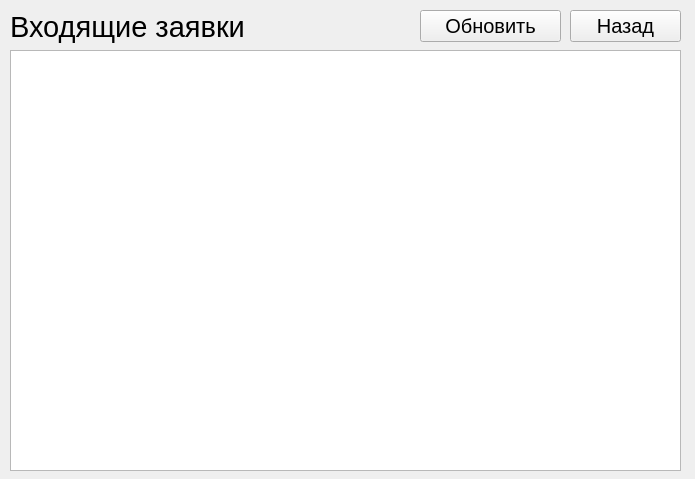
<?xml version="1.0" encoding="UTF-8"?>
<ui version="4.0">
 <class>Form</class>
 <widget class="QWidget" name="Form">
  <property name="geometry">
   <rect>
    <x>0</x>
    <y>0</y>
    <width>695</width>
    <height>479</height>
   </rect>
  </property>
  <property name="windowTitle">
   <string>Входящие заявки</string>
  </property>
  <property name="windowIcon">
   <iconset resource="../pdricons.qrc">
    <normaloff>:/icons/Archivist/icon.ico</normaloff>:/icons/Archivist/icon.ico</iconset>
  </property>
  <widget class="QLabel" name="label">
   <property name="geometry">
    <rect>
     <x>10</x>
     <y>10</y>
     <width>241</width>
     <height>35</height>
    </rect>
   </property>
   <property name="text">
    <string>&lt;html&gt;&lt;head/&gt;&lt;body&gt;&lt;p&gt;&lt;span style=&quot; font-size:22pt;&quot;&gt;Входящие заявки&lt;/span&gt;&lt;/p&gt;&lt;/body&gt;&lt;/html&gt;</string>
   </property>
  </widget>
  <widget class="QPushButton" name="pushButton">
   <property name="geometry">
    <rect>
     <x>570</x>
     <y>10</y>
     <width>111</width>
     <height>32</height>
    </rect>
   </property>
   <property name="font">
    <font>
     <pointsize>15</pointsize>
    </font>
   </property>
   <property name="text">
    <string>Назад</string>
   </property>
   <property name="icon">
    <iconset resource="../pdricons.qrc">
     <normaloff>:/icons/icons/Рисунок15.png</normaloff>:/icons/icons/Рисунок15.png</iconset>
   </property>
   <property name="iconSize">
    <size>
     <width>20</width>
     <height>20</height>
    </size>
   </property>
  </widget>
  <widget class="QListWidget" name="listWidget">
   <property name="geometry">
    <rect>
     <x>10</x>
     <y>50</y>
     <width>671</width>
     <height>421</height>
    </rect>
   </property>
   <property name="font">
    <font>
     <pointsize>13</pointsize>
    </font>
   </property>
  </widget>
  <widget class="QPushButton" name="pushButton_2">
   <property name="geometry">
    <rect>
     <x>420</x>
     <y>10</y>
     <width>141</width>
     <height>32</height>
    </rect>
   </property>
   <property name="font">
    <font>
     <pointsize>15</pointsize>
    </font>
   </property>
   <property name="text">
    <string>Обновить</string>
   </property>
   <property name="icon">
    <iconset resource="../pdricons.qrc">
     <normaloff>:/icons/icons/Рисунок16.png</normaloff>:/icons/icons/Рисунок16.png</iconset>
   </property>
   <property name="iconSize">
    <size>
     <width>20</width>
     <height>20</height>
    </size>
   </property>
  </widget>
 </widget>
 <resources>
  <include location="../pdricons.qrc"/>
 </resources>
 <connections/>
</ui>
